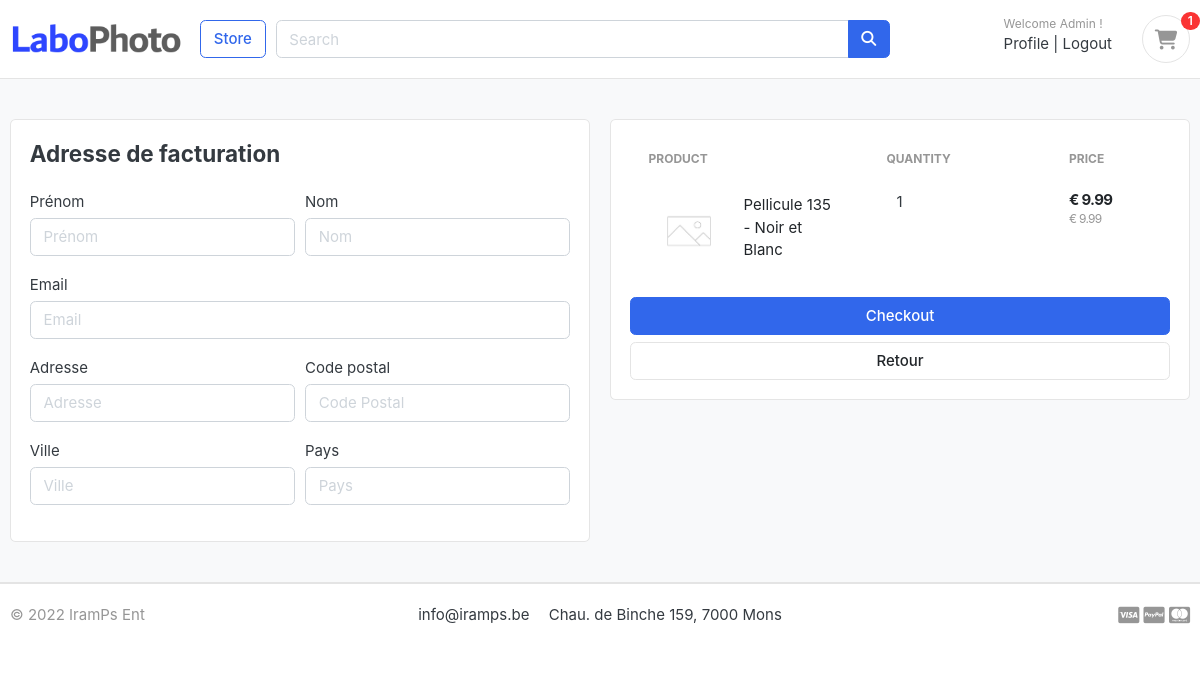
Page /payment/validate-data/ (signed in) on the committed database.
### accounts/models.py (models this page shows, shortened)
class Account(AbstractBaseUser):
    first_name      = models.CharField(max_length=50)
    last_name       = models.CharField(max_length=50)
    username        = models.CharField(max_length=50, unique = True)
    email           = models.EmailField(max_length=100, unique=True)
    phone_number    = models.CharField(max_length=50)
    date_joined     = models.DateTimeField(auto_now_add=True)
    last_login      = models.DateTimeField(auto_now_add=True)
    is_admin        = models.BooleanField(default=False)
    is_staff        = models.BooleanField(default=False)
    is_active       = models.BooleanField(default=True)
    is_superadmin   = models.BooleanField(default=False)
    USERNAME_FIELD = 'email'
    REQUIRED_FIELDS = ['username', 'first_name', 'last_name']
    objects = MyAccountManager()

### carts/models.py (models this page shows, shortened)
class CartItem(models.Model):
    product         = models.ForeignKey(Product, on_delete=models.CASCADE)
    cart            = models.ForeignKey(Cart, on_delete=models.CASCADE)
    quantity        = models.IntegerField()
    is_active       = models.BooleanField(default=True)
    def sub_total(self):
        return self.product.price * self.quantity

### store/models.py (models this page shows, shortened)
class Product(models.Model):
    product_name    = models.CharField(max_length=200, unique=True, blank=True)
    slug            = models.SlugField(max_length=200, unique=True, blank=True)
    description     = models.TextField(max_length=500, blank=True)
    price           = models.FloatField()
    images          = models.ImageField(upload_to='photos/products', default='photos/products/defaultproduct.jpg')
    stock           = models.IntegerField()
    number_of_sale  = models.IntegerField(default=0)
    is_available    = models.BooleanField(default=True)
    color_category  = models.ForeignKey(ColorCategory, on_delete=models.CASCADE, null=True, default=None)
    size_category   = models.ForeignKey(SizeCategory, on_delete=models.CASCADE, null=True, default=None)
    created_on      = models.DateTimeField(auto_now_add=True)
    modified_date   = models.DateTimeField(auto_now=True)
    tva             = models.FloatField(default=21.0)

### payment/views.py (the view, shortened to what this page needs)
# urls.py: path('validate-data/', login_required(CartValidation.as_view(), login_url='account:login'), name="checkout_cart"),
class CartValidation(CreateView):
    model = Order
    template_name = "payment/checkout.html"
    form_class = CreateOrderForm
    success_url = reverse_lazy('payment:checkout_payment')
    def get_context_data(self, **kwargs) :
        context = super().get_context_data(**kwargs)
        context["cartitems"] = Cart.objects.get(cart_id=self.request.user).cart_items()
        return context

### payment/forms.py
class CreateOrderForm(forms.ModelForm):
    class Meta:
        model = Order
        fields = ['first_name', 'last_name', 'address', 'zipcode',  'city', 'country', 'email']
    def __init__(self, *args, **kwargs):
        super(CreateOrderForm, self).__init__(*args, **kwargs)
        self.fields['first_name'].widget.attrs['placeholder'] = 'Prénom'
        self.fields['last_name'].widget.attrs['placeholder'] = 'Nom'
        self.fields['address'].widget.attrs['placeholder'] = 'Adresse'
        self.fields['email'].widget.attrs['placeholder'] = 'Email'
        self.fields['zipcode'].widget.attrs['placeholder'] = 'Code Postal'
        self.fields['city'].widget.attrs['placeholder'] = 'Ville'
        self.fields['country'].widget.attrs['placeholder'] = 'Pays'
        for field in self.fields:
            self.fields[field].widget.attrs['class'] = 'form-control'

### carts/context_processors.py (called while the page is built)
def counter(request):
    total_quantity = 0
    if 'admin' in request.path:
        return {}
    else :
        try :
            cart = Cart.objects.get(cart_id=request.user)
            cartitem = CartItem.objects.filter(cart=cart, is_active=True)
            total_quantity = cartitem.aggregate(Sum('quantity'))['quantity__sum']
            total_quantity = total_quantity if total_quantity is not None else 0
        except :
            total_quantity = 0
    return dict(total_item=total_quantity)

### carts/models.py (called while the page is built)
    def cart_items(self) :
        return self.cartitem_set.all()

### category/context_processors.py (called while the page is built)
def menu_links(request):
    links = ColorCategory.objects.all()
    size_categories = SizeCategory.objects.all()
    return dict(links=links, size_categories=size_categories)

### templates/payment/checkout.html (shortened to what this page needs)
{% extends "base.html" %}
{% load static %}
{% block content %}
<section class="section-content padding-y bg">
<div class="container">
	<div class="row">
		<aside class="col-lg-6">
			<div class="card">
				<div class="card-body">
                    <h4 class="card-title mb-4">Adresse de facturation</h4>
                    <form action="#" method="post" id="order-check-form">
                        <div class="form-row">
                            <div class="col form-group">
                                <label>Prénom</label>
                                {{ form.first_name }}
                            </div>
                            <div class="col form-group">
                                <label>Nom</label>
								{{ form.last_name }}
                            </div>
                        </div>
                        <div class="form-row">
                            <div class="col form-group">
                                <label>Email</label>
								{{ form.email }}
                            </div>
                        </div>
                        <div class="form-row">
                            <div class="col form-group">
                                <label>Adresse</label>
								{{ form.address }}
                            </div>
                            <div class="col form-group">
                                <label>Code postal</label>
								{{ form.zipcode }}
                            </div>
                        </div>
                        <div class="form-row">
                            <div class="col form-group">
                                <label>Ville</label>
								{{ form.city }}
                            </div>
                            <div class="col form-group">
                                <label>Pays</label>
								{{ form.country }}
                            </div>
                        </div>
                    </form>
                </div>
			</div>
		</aside>
		<aside class="col-lg-6">
			<div class="card">
			<div class="card-body">
				<table class="table table-borderless table-shopping-cart">
					<thead class="text-muted">
						<tr class="small text-uppercase">
							<th scope="col">Product</th>
							<th scope="col" width="120">Quantity</th>
							<th scope="col" width="120">Price</th>
						</tr>
					</thead>
					<tbody>
						{% for cartitem in cartitems %}
						<tr>
							<td>
								<figure class="itemside align-items-center">
									<div class="aside"><img src="{{ cartitem.product.images.url }}" class="img-sm"></div>
									<figcaption class="info">
										<a href="{% url 'store:product_detail' slug=cartitem.product.slug %}" class="title text-dark">{{ cartitem.product.product_name }}</a>
									</figcaption>
								</figure>
							</td>
							<td>
								<div class="col">
									<div class="input-group input-spinner">
										<span class="">{{cartitem.quantity}}</span>
									</div>
								</div>
							</td>
							<td>
								<div class="price-wrap">
									<var class="price">€ {{ cartitem.sub_total|floatformat:2 }}</var>
									<small class="text-muted">€ {{ cartitem.product.price|floatformat:2 }} </small>
								</div>
							</td>
						</tr>
						{% endfor %}
					</tbody>
				</table>
				<button  id="submit-form" class="btn btn-primary btn-block"> Checkout </button>
				<a href="{% url 'store:store' %}" class="btn btn-light btn-block">Retour</a>
			</div>
			</div>
		</aside>
	</div>
</div>
</section>
{% endblock %}

### templates/includes/navbar.html
{% load static %}
<header class="section-header">
    <section class="header-main border-bottom">
        <div class="container">
    <div class="row align-items-center">
        <div class="col-lg-2 col-md-3 col-6">
            <a href="{% url 'home'%}" class="brand-wrap">
                <img class="logo" src="{% static './images/logo.png' %}">
            </a>
        </div>
        <a href="{% url 'store:store'%}" class="btn btn-outline-primary">Store</a>
        <div class="col-lg  col-md-6 col-sm-12 col">
            <form action="{% url 'store:search' %}" class="search" method='GET'>
                <div class="input-group w-100">
                    <input type="text" class="form-control" style="width:60%;" name="keyword" placeholder="Search" required>
                    <div class="input-group-append">
                    <button class="btn btn-primary" type="submit">
                        <i class="fa fa-search"></i>
                    </button>
                    </div>
                </div>
            </form>
        </div>
        <div class="col-lg-3 col-sm-6 col-8 order-2 order-lg-3">
                    <div class="d-flex justify-content-end mb-3 mb-lg-0">
                        <div class="widget-header">
                            {% if request.user.is_authenticated %}
                            <small class="title text-muted">Welcome {{ request.user.first_name }} !</small>
                            <div>
                                <a href="{% url 'account:profile' %}">Profile</a> <span class="dark-transp"> | </span>
                                <a href="{% url 'account:logout' %}"> Logout</a>
                            {% else %}
                            <small class="title text-muted">Welcome !</small>
                            <div>
                                <a href="{% url 'account:login' %}">Sign in</a> <span class="dark-transp"> | </span>
                                <a href="{% url 'account:register' %}"> Register</a>
                            {% endif %}
                            </div>
                        </div>
                        {% if request.user.is_authenticated %}
                        <a href="{% url 'carts:cart' %}" class="widget-header pl-3 ml-3">
                            <div class="icon icon-sm rounded-circle border"><i class="fa fa-shopping-cart"></i></div>
                            <span class="badge badge-pill badge-danger notify">{{total_item}}</span>
                        </a>
                        {% endif %}
                    </div>
                </div>
    </div>
        </div>
    </section>
</header>

### static/css/ui.css (style rules this page uses)
html { font-family: "Inter", sans-serif; font-size: 15px; }
.price-wrap { letter-spacing: -0.7px; }
.icon-xs, .icon-sm, .icon-md, .icon-lg { display: inline-block; text-align: center; flex-shrink: 0; flex-grow: 0; }
.icon-sm { width: 48px; height: 48px; line-height: 48px !important; font-size: 20px; }
.img-xs, .img-sm, .img-md, .img-lg { -o-object-fit: cover; object-fit: cover; flex-shrink: 0; flex-grow: 0; }
.img-sm { width: 80px; height: 80px; }
.padding-y { padding-top: 40px; padding-bottom: 40px; }
var { font-style: normal; }
figure { margin-bottom: 0; }
article:after, .form-group:after { display: block; clear: both; content: ""; }
.bg { background-color: #f8f9fa; }
.header-main { position: relative; padding-top: 1rem; padding-bottom: 1rem; }
.brand-wrap .logo, .navbar-brand .logo { margin-right: 7px; max-height: 42px; display: inline-block; }
.widget-header { display: inline-block; vertical-align: middle; position: relative; }
.widget-header a { color: #343a40; }
.widget-header i { color: #969696; }
.widget-header .title { display: block; }
.widget-header .notify { position: absolute; top: -3px; right: -10px; }
.btn-light { background-color: #fff; border-color: #e4e4e4; }
.itemside { position: relative; display: flex; width: 100%; }
.itemside .aside { position: relative; flex-shrink: 0; }
.itemside .info { padding-left: 15px; padding-right: 7px; }
.itemside .title { display: block; margin-bottom: 5px; color: #212529; }
.notify { position: absolute; top: -4px; right: -10px; display: inline-block; padding: 0.25em 0.6em; font-size: 12px; line-height: 1; text-align: center; border-radius: 3rem; color: #fff; background-color: #fa3434; }
.price { font-weight: 600; color: #212529; }
.input-spinner { width: 125px; flex-wrap: nowrap; display: inline-flex; vertical-align: middle; }
.table-shopping-cart.table td, .table-shopping-cart.table th { padding-left: 1.25rem; padding-right: 1.25rem; }
.table-shopping-cart .price-wrap { line-height: 1.2; }
.table-shopping-cart .price { font-weight: bold; margin-right: 5px; display: block; }

### rows in the picture
Account: user.first_name "Admin"
CartItem: product.images (placeholder picture), product.product_name "Pellicule 135 - Noir et Blanc", quantity "1", sub_total "9.99", product.price "9.99"

### other values in the picture
{{ total_item }} "1"
